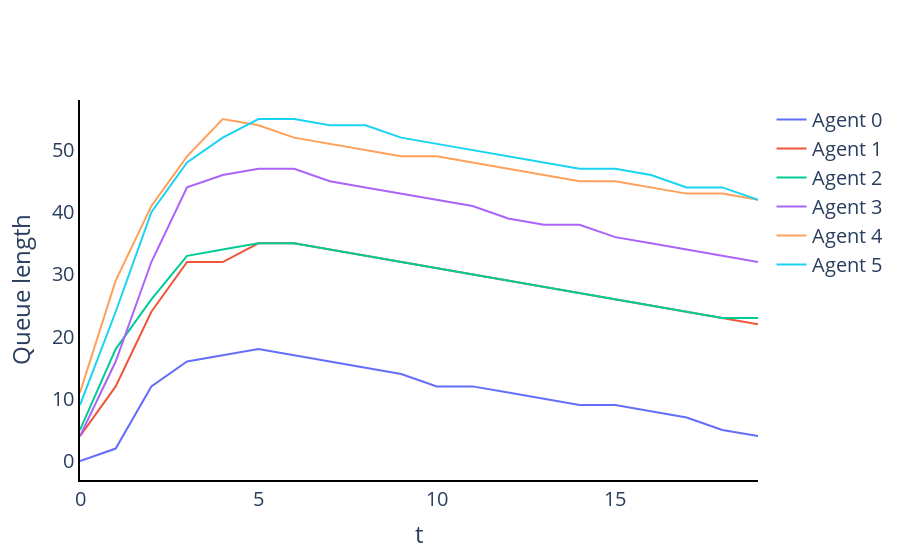

Here is the notebook cell this chart was saved with:
### Code cell
layout = go.Layout(plot_bgcolor='rgba(0,0,0,0)')
fig = go.Figure(layout=layout)
for i in range(number_of_agents):
    sequence = [j[i] for j in alg.sequence_2]
    fig.add_trace(go.Scatter(y=sequence,
                                         x=list(range(len(sequence))),
                                         name=f"Agent {i}",
                                         mode="lines"))
            
fig.update_layout(
    xaxis_title="t",
    yaxis_title="Queue length",
    font = dict(size = 20)
)
fig.update_xaxes(showline=True, linewidth=2, linecolor='black', gridcolor='white')
fig.update_yaxes(showline=True, linewidth=2, linecolor='black', gridcolor='white')
fig.show()

### Figure 1 — Plotly figure (JSON) as saved in the notebook; plotly's stock layout.template omitted (floating-point values rounded to 4 significant figures)
{"data": [{"mode": "lines", "name": "Agent 0", "type": "scatter", "x": [0, 1, 2, 3, 4, 5, 6, 7, 8, 9, 10, 11, 12, 13, 14, 15, 16, 17, 18, 19], "y": [0, 2, 12, 16, 17, 18, 17, 16, 15, 14, 12, 12, 11, 10, 9, 9, 8, 7, 5, 4]}, {"mode": "lines", "name": "Agent 1", "type": "scatter", "x": [0, 1, 2, 3, 4, 5, 6, 7, 8, 9, 10, 11, 12, 13, 14, 15, 16, 17, 18, 19], "y": [4, 12, 24, 32, 32, 35, 35, 34, 33, 32, 31, 30, 29, 28, 27, 26, 25, 24, 23, 22]}, {"mode": "lines", "name": "Agent 2", "type": "scatter", "x": [0, 1, 2, 3, 4, 5, 6, 7, 8, 9, 10, 11, 12, 13, 14, 15, 16, 17, 18, 19], "y": [5, 18, 26, 33, 34, 35, 35, 34, 33, 32, 31, 30, 29, 28, 27, 26, 25, 24, 23, 23]}, {"mode": "lines", "name": "Agent 3", "type": "scatter", "x": [0, 1, 2, 3, 4, 5, 6, 7, 8, 9, 10, 11, 12, 13, 14, 15, 16, 17, 18, 19], "y": [4, 16, 32, 44, 46, 47, 47, 45, 44, 43, 42, 41, 39, 38, 38, 36, 35, 34, 33, 32]}, {"mode": "lines", "name": "Agent 4", "type": "scatter", "x": [0, 1, 2, 3, 4, 5, 6, 7, 8, 9, 10, 11, 12, 13, 14, 15, 16, 17, 18, 19], "y": [11, 29, 41, 49, 55, 54, 52, 51, 50, 49, 49, 48, 47, 46, 45, 45, 44, 43, 43, 42]}, {"mode": "lines", "name": "Agent 5", "type": "scatter", "x": [0, 1, 2, 3, 4, 5, 6, 7, 8, 9, 10, 11, 12, 13, 14, 15, 16, 17, 18, 19], "y": [9, 24, 40, 48, 52, 55, 55, 54, 54, 52, 51, 50, 49, 48, 47, 47, 46, 44, 44, 42]}], "layout": {"autosize": true, "font": {"size": 20}, "plot_bgcolor": "rgba(0, 0, 0, 0)", "xaxis": {"autorange": true, "gridcolor": "white", "linecolor": "black", "linewidth": 2, "range": [0, 19], "showline": true, "title": {"text": "t"}, "type": "linear"}, "yaxis": {"autorange": true, "gridcolor": "white", "linecolor": "black", "linewidth": 2, "range": [-3.056, 58.06], "showline": true, "title": {"text": "Queue length"}, "type": "linear"}}}
